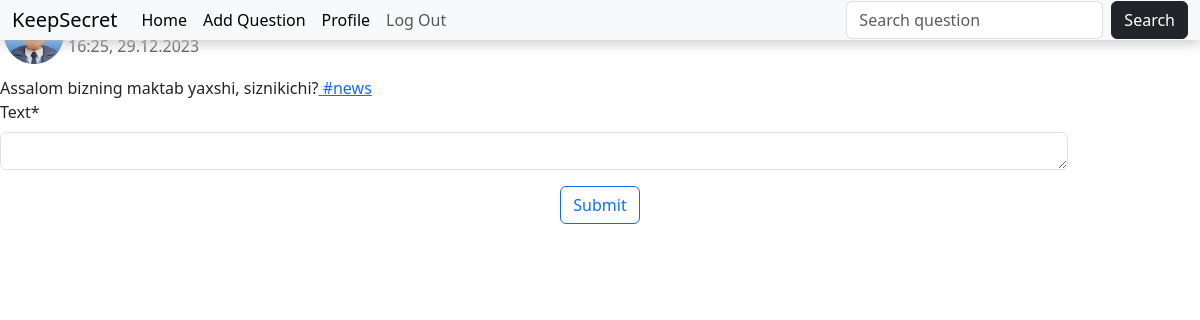
/add_comment/15/ (signed in), run on the app's committed database.
### chats/models.py (models this page shows, shortened)
class Question(models.Model):
    user = models.ForeignKey(User, on_delete=models.CASCADE)
    text = models.TextField(max_length=200)
    timestamp = models.DateTimeField(default=now)
    hashtag = models.CharField(max_length=100, default='news')
    question_p = models.ForeignKey('self', null=True, blank=True, on_delete=models.CASCADE)
    like = models.ManyToManyField(User, related_name='like_question')
    comment_count = models.PositiveIntegerField(default=0)
    class Meta:
        db_table = 'Question'
        ordering = ['-timestamp']

### chats/views.py (the view)
# urls.py: path('add_comment/<int:question_id>/', comment_add, name='comment_add'),
@login_required(login_url='/quests')
def comment_add(request, question_id):
    question = get_object_or_404(Question, id=question_id)
    comments = Comment.objects.filter(question=question)
    if request.method == 'POST':
        form = CommentForm(request.POST)
        if form.is_valid():
            new_comment = form.save(commit=False)
            new_comment.user = request.user
            new_comment.question = question
            new_comment.save()
            question.comment_count = comments.count()
            question.save()
            return redirect('index')
    else:
        form = CommentForm()
    return render(request, 'chats/add_comment.html', {'question': question, 'comments': comments, 'form': form})

### chats/forms.py
class CommentForm(forms.ModelForm):
    class Meta:
        model = Comment
        fields = ['text']

### chats/templates/chats/add_comment.html (shortened to what this page needs)
{% extends 'chats/base.html' %}
{% load crispy_forms_tags %}
{% block content %}
    <div class="content-section">
         <div class="main_card">
            <div class="profile-user d-flex align-items-center">
                <div class="user-details ml-5">
                    <p class="p-username mb-0 font-weight-bold ">{{ question.user.username }}</p>
                    <p class="p-question-date mb-0 text-muted">{{ question.timestamp|date:"H:i, d.m.Y" }}</p>
                </div>
            </div>
             <div class="card-question mt-2">
            <div class="card-question">
                <p class="card-text">{{ question.text }}<a class="card-hashtag-a" href="#"> #{{ question.hashtag }}</a></p>
            </div>
        </div>
         </div>
    </div>
    <form method="POST">
        {{ form|crispy }}
        <div class="form-group d-flex justify-content-center">
                    <button class="btn btn-outline-primary " type="submit">Submit</button>
                </div>
    </form>
{% endblock %}

### chats/static/chats/style.css (style rules this page uses)
* { padding: 0; margin: 0; box-sizing: border-box; }
.form-control { line-height: .05; width: 89%; }

### data on the page
Question: timestamp "16:25, 29.12.2023", text "Assalom bizning maktab yaxshi, siznikichi?", hashtag "news"
